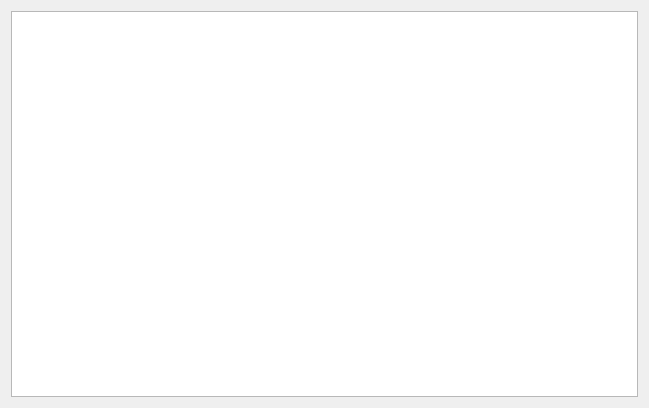
<?xml version="1.0" encoding="UTF-8"?>
<ui version="4.0">
 <class>lockNoDlg</class>
 <widget class="QDialog" name="lockNoDlg">
  <property name="geometry">
   <rect>
    <x>0</x>
    <y>0</y>
    <width>649</width>
    <height>408</height>
   </rect>
  </property>
  <property name="windowTitle">
   <string>Dialog</string>
  </property>
  <layout class="QVBoxLayout" name="verticalLayout_2">
   <item>
    <layout class="QVBoxLayout" name="verticalLayout">
     <item>
      <widget class="QTableWidget" name="tableWidget"/>
     </item>
    </layout>
   </item>
  </layout>
 </widget>
 <resources/>
 <connections/>
</ui>
